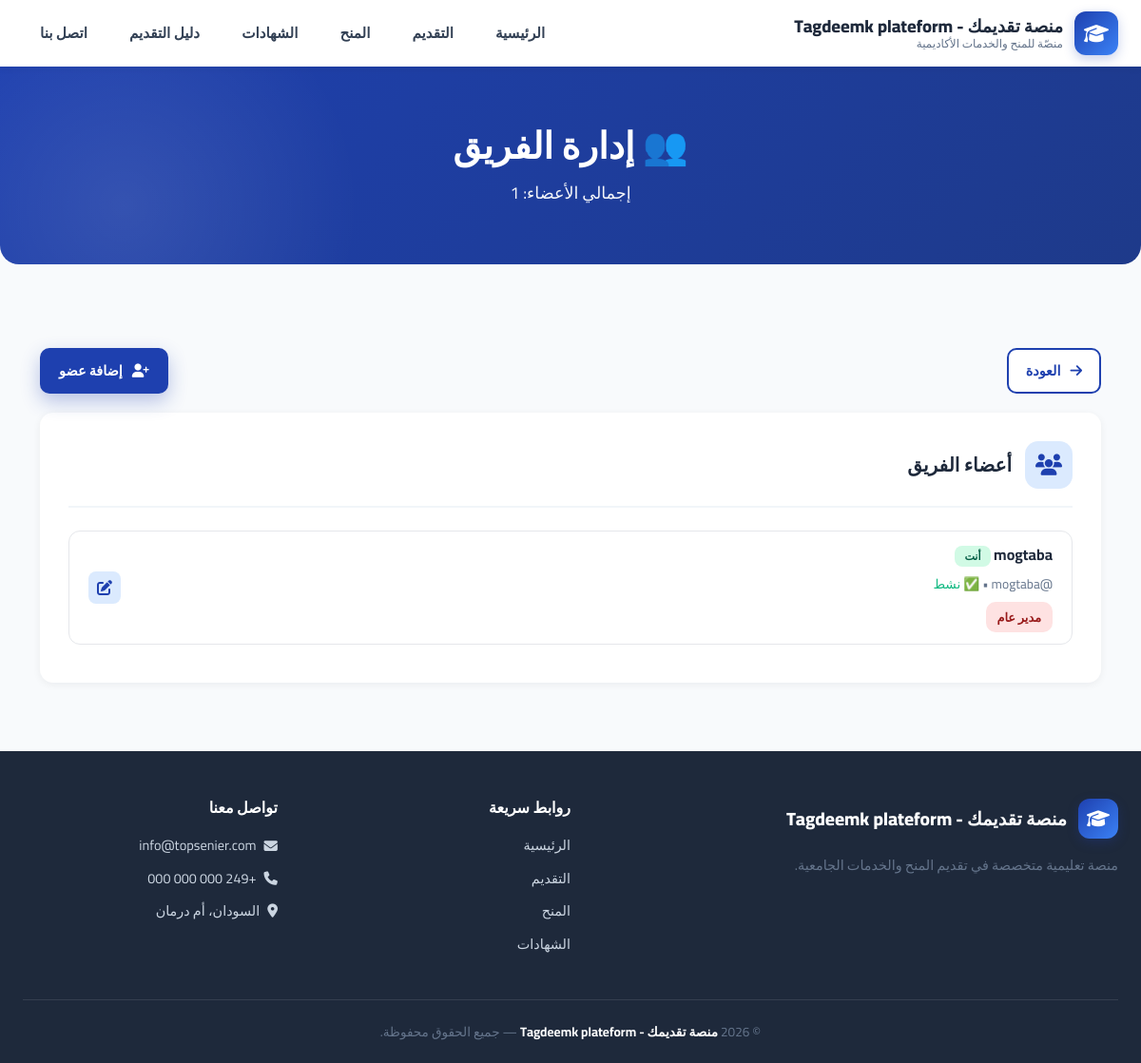
Page /panel/team/ (signed in) on the committed database.
### apps/config_app/models.py (models this page shows, shortened)
class SiteSettings(models.Model):
    site_name = models.CharField(
        max_length=100,
        default='توب سينير',
        verbose_name='اسم الموقع'
    )
    site_tagline = models.CharField(
        max_length=200,
        default='منصّتي للمنح والخدمات الأكاديمية',
        verbose_name='الشعار الفرعي'
    )
    hero_badge = models.CharField(
        max_length=200,
        default='🎓 منصة سودانية متكاملة للتعليم الجامعي',
        verbose_name='شعار Hero'
    )
    hero_title = models.CharField(
        max_length=300,
        default='بوابتك إلى الجامعات والمنح والتوثيق',
        verbose_name='عنوان Hero'
    )
    hero_description = models.TextField(
        default='نقدّم لك تجربة تعليمية متكاملة تجمع بين التقديم الإلكتروني، والمنح، وترتيب الرغبات، وتوثيق الشهادات.',
        verbose_name='وصف Hero'
    )
    hero_background = models.ImageField(
        upload_to='hero/%Y/%m/',
        blank=True,
        null=True,
        verbose_name='خلفية Hero',
        help_text='المقاس المثالي: 1920×1080 بكسل - حجم أقل من 1 ميجا'
    )
    hero_overlay_opacity = models.FloatField(
        default=0.6,
        verbose_name='شفافية الطبقة الداكنة',
        help_text='من 0 (بدون طبقة) إلى 1 (طبقة معتمة تماماً)'
    )
    hero_btn1_text = models.CharField(
        max_length=50,
        default='رتّب رغباتك',
        verbose_name='نص الزر الأول',
        blank=True,
    )
    hero_btn1_icon = models.CharField(
        max_length=50,
        default='fa-list-ol',
        verbose_name='أيقونة الزر الأول',
        blank=True,
        help_text='مثال: fa-list-ol',
    )
    hero_btn2_text = models.CharField(
        max_length=50,
        default='قدّم الآن',
        verbose_name='نص الزر الثاني',
        blank=True,
    )
    hero_btn2_icon = models.CharField(
        max_length=50,
        default='fa-paper-plane',
        verbose_name='أيقونة الزر الثاني',
        blank=True,
    )
    contact_phone = models.CharField(
        max_length=50,
        default='+249 000 000 000',
        verbose_name='رقم الهاتف'
    )
    contact_email = models.EmailField(
        default='info@topsenier.com',
        verbose_name='البريد الإلكتروني'
    )
    contact_address = models.CharField(
        max_length=200,
        default='السودان، أم درمان',
        verbose_name='العنوان'
    )
    whatsapp_number = models.CharField(
        max_length=50,
        default='+249000000000',
        verbose_name='رقم الواتساب'
    )
    facebook_url = models.URLField(
        blank=True,
        null=True,
        verbose_name='رابط فيسبوك'
    )
    linkedin_url = models.URLField(
        blank=True,
        null=True,
        verbose_name='رابط لينكدإن'
    )
    about_us = models.TextField(
        default='منصة سودانية متكاملة تهدف إلى تسهيل رحلة الطالب الأكاديمية من التقديم للجامعات حتى استخراج الشهادات.',
        verbose_name='من نحن',
    )
    facebook_page = models.URLField(
        blank=True, null=True,
        verbose_name='صفحة فيسبوك',
    )
    facebook_group = models.URLField(
        blank=True, null=True,
        verbose_name='مجموعة فيسبوك',
    )
    telegram_channel = models.URLField(
        blank=True, null=True,
        verbose_name='قناة تيليجرام',
    )
    telegram_group = models.URLField(
        blank=True, null=True,
        verbose_name='مجموعة تيليجرام',
    )
    instagram_url = models.URLField(
        blank=True, null=True,
        verbose_name='إنستغرام',
    )
    youtube_url = models.URLField(
        blank=True, null=True,
        verbose_name='يوتيوب',
    )
    tiktok_url = models.URLField(
        blank=True, null=True,
        verbose_name='تيك توك',
    )
    twitter_url = models.URLField(
        blank=True, null=True,
        verbose_name='X (تويتر)',
    )
    developer_name = models.CharField(
        max_length=100,
        default='',
        blank=True,
        verbose_name='اسم المطور',
    )
    developer_description = models.TextField(
        default='',
        blank=True,
        verbose_name='وصف المطور',
    )
    developer_email = models.EmailField(
        default='',
        blank=True,
        verbose_name='بريد المطور',
    )
    developer_whatsapp = models.CharField(
        max_length=50,
        default='',
        blank=True,
        verbose_name='واتساب المطور',
    )
    developer_github = models.URLField(
        default='',
        blank=True,
        verbose_name='GitHub المطور',
    )
    developer_website = models.URLField(
        default='',
        blank=True,
        verbose_name='موقع المطور',
    )
    is_active = models.BooleanField(
        default=True,
        verbose_name='نشط'
    )
    updated_at = models.DateTimeField(
        auto_now=True,
        verbose_name='آخر تحديث'
    )
    class Meta:
        verbose_name = 'إعدادات الموقع'
        verbose_name_plural = 'إعدادات الموقع'
    @classmethod
    def get_settings(cls):
        settings, created = cls.objects.get_or_create(pk=1)
        return settings

### apps/accounts/models.py (models this page shows, shortened)
class UserProfile(models.Model):
    ROLE_CHOICES = [
        ('super_admin', 'مدير عام'),
        ('team_lead', 'قائد فريق'),
        ('staff', 'موظف'),
    ]
    user = models.OneToOneField(
        User,
        on_delete=models.CASCADE,
        related_name='profile',
        verbose_name='المستخدم',
    )
    role = models.CharField(
        max_length=20,
        choices=ROLE_CHOICES,
        default='staff',
        verbose_name='الدور',
    )
    sections = models.ManyToManyField(
        Section,
        blank=True,
        related_name='users',
        verbose_name='الأقسام المصرح بها',
        help_text='الأقسام التي يمكن لهذا المستخدم الوصول إليها',
    )
    phone = models.CharField(
        max_length=20,
        blank=True,
        verbose_name='رقم الهاتف',
    )
    job_title = models.CharField(
        max_length=100,
        blank=True,
        verbose_name='المسمى الوظيفي',
    )
    is_active = models.BooleanField(
        default=True,
        verbose_name='نشط',
    )
    created_at = models.DateTimeField(
        auto_now_add=True,
        verbose_name='تاريخ الإنشاء',
    )
    class Meta:
        verbose_name = 'ملف مستخدم'
        verbose_name_plural = 'ملفات المستخدمين'
    @property
    def is_super_admin(self):
        return self.role == 'super_admin' or self.user.is_superuser
    def has_section_access(self, section_slug):
        if self.is_super_admin:
            return True
        return self.sections.filter(slug=section_slug, is_active=True).exists()

### apps/panel/views.py (the view)
# urls.py: path('team/', views.team, name='team'),
@super_admin_required
def team(request):
    from apps.accounts.models import Section, UserProfile
    users = User.objects.all().order_by('-date_joined')
    sections = Section.objects.filter(is_active=True)
    context = {
        'users': users,
        'sections': sections,
        'page_title': 'إدارة الفريق',
    }
    return render(request, 'panel/team.html', context)

### templates/panel/team.html (shortened to what this page needs)
{% extends 'base.html' %}
{% load static %}
{% block content %}
<link rel="stylesheet" href="{% static 'css/style.css' %}">
<link rel="stylesheet" href="{% static 'css/panel.css' %}">
<div class="page-hero">
    <h1>👥 إدارة الفريق</h1>
    <p>إجمالي الأعضاء: {{ users.count }}</p>
</div>
<div class="container py-5">
    <div class="panel-toolbar">
        <a href="{% url 'panel:dashboard' %}" class="btn-outline btn-sm">
            <i class="fa-solid fa-arrow-right"></i> العودة
        </a>
        <button class="btn-primary btn-sm" onclick="openAddModal()">
            <i class="fa-solid fa-user-plus"></i> إضافة عضو
        </button>
    </div>
    <div class="info-card">
        <div class="info-card-header">
            <i class="fa-solid fa-users"></i>
            <h3>أعضاء الفريق</h3>
        </div>
        {% for u in users %}
        <div class="team-member">
            <div class="member-info">
                <h6>
                    {{ u.get_full_name|default:u.username }}
                    {% if u == request.user %}
                        <span class="status-badge status-accepted" style="font-size:0.7rem;">أنت</span>
                    {% endif %}
                </h6>
                <small>
                    @{{ u.username }}
                    •
                    {% if u.profile.is_active %}
                        <span style="color:#10b981;">✅ نشط</span>
                    {% else %}
                        <span style="color:#ef4444;">❌ معطّل</span>
                    {% endif %}
                </small>
                <div style="margin-top:8px;">
                    <span class="role-badge role-{{ u.profile.role }}">
                        {{ u.profile.get_role_display }}
                    </span>
                </div>
            </div>
            <div>
                <button class="action-btn btn-view" onclick="openEditModal({{ u.pk }})"
                        title="تعديل" style="background:#dbeafe; color:#1e40af;">
                    <i class="fa-solid fa-edit"></i>
                </button>
            </div>
        </div>
        {% endfor %}
    </div>
</div>
{% endblock %}

### templates/partials/header.html (shortened to what this page needs)
<header class="header">
    <div class="header-container">
        <div class="logo" onclick="window.location.href='{% url 'home:index' %}'">
            <div class="logo-icon"><i class="fa-solid fa-graduation-cap"></i></div>
            <div class="logo-text">
                <span class="brand">{{ SITE_NAME }}</span>
                <span class="tagline">{{ SITE_TAGLINE }}</span>
            </div>
        </div>
        <nav class="nav-menu" id="navMenu">
            <a class="nav-link {% if request.resolver_match.app_name == 'home' %}active{% endif %}"
               href="{% url 'home:index' %}">الرئيسية</a>
            <a class="nav-link {% if request.resolver_match.app_name == 'admission' %}active{% endif %}"
               href="{% url 'admission:index' %}">التقديم</a>
            <a class="nav-link {% if request.resolver_match.app_name == 'scholarships' %}active{% endif %}"
               href="{% url 'scholarships:index' %}">المنح</a>
            <a class="nav-link {% if request.resolver_match.app_name == 'certificates' %}active{% endif %}"
               href="{% url 'certificates:index' %}">الشهادات</a>
            <a class="nav-link {% if request.resolver_match.app_name == 'guide' %}active{% endif %}"
               href="{% url 'guide:index' %}">دليل التقديم</a>
            <a class="nav-link {% if request.resolver_match.app_name == 'contact' %}active{% endif %}"
               href="{% url 'contact:index' %}">اتصل بنا</a>
        </nav>
    </div>
</header>

### templates/partials/footer.html
<footer class="footer">
    <div class="footer-grid">
        <div class="footer-about">
            <div class="footer-brand">
                <div class="logo-icon"><i class="fa-solid fa-graduation-cap"></i></div>
                <span class="brand">{{ SITE_NAME }}</span>
            </div>
            <p>منصة تعليمية متخصصة في تقديم المنح والخدمات الجامعية.</p>
        </div>
        <div class="footer-col">
            <h4>روابط سريعة</h4>
            <ul>
                <li><a href="{% url 'home:index' %}">الرئيسية</a></li>
                <li><a href="{% url 'admission:index' %}">التقديم</a></li>
                <li><a href="{% url 'scholarships:index' %}">المنح</a></li>
                <li><a href="{% url 'certificates:index' %}">الشهادات</a></li>
            </ul>
        </div>
        <div class="footer-col">
            <h4>تواصل معنا</h4>
            <ul>
                <li><a><i class="fa-solid fa-envelope"></i> {{ SITE_EMAIL }}</a></li>
                <li><a><i class="fa-solid fa-phone"></i> {{ SITE_PHONE }}</a></li>
                <li><a><i class="fa-solid fa-location-dot"></i> {{ SITE_ADDRESS }}</a></li>
            </ul>
        </div>
    </div>
    <div class="footer-bottom">
        © 2026 <strong>{{ SITE_NAME }}</strong> — جميع الحقوق محفوظة.
    </div>
</footer>

### static/css/panel.css (style rules this page uses)
.panel-toolbar { display: flex; justify-content: space-between; align-items: center; flex-wrap: wrap; gap: 15px; margin-bottom: 20px; }
.btn-sm { padding: 10px 18px !important; font-size: 0.9rem !important; }
.status-badge, .stream-badge, .type-badge { display: inline-block; padding: 4px 10px; border-radius: 8px; font-size: 0.75rem; font-weight: 700; white-space: nowrap; }
.status-accepted { background: #d1fae5; color: #065f46; }
.action-btn { display: inline-flex; align-items: center; justify-content: center; width: 34px; height: 34px; border-radius: 8px; text-decoration: none; transition: all 0.2s; border: none; cursor: pointer; }
.btn-view { background: #dbeafe; color: #1e40af; }
.team-member { display: flex; justify-content: space-between; align-items: center; padding: 15px 20px; background: white; border: 1px solid #e5e7eb; border-radius: 12px; margin-bottom: 10px; }
.team-member .member-info { flex: 1; }
.team-member .member-info h6 { margin: 0 0 4px 0; font-size: 1rem; font-weight: 700; color: #1e293b; }
.team-member .member-info small { color: #64748b; font-size: 0.85rem; }
.role-badge { padding: 4px 12px; border-radius: 10px; font-size: 0.8rem; font-weight: 700; }
.role-super_admin { background: #fee2e2; color: #991b1b; }

### rows in the picture
SiteSettings: site_name "منصة تقديمك - Tagdeemk plateform", site_tagline "منصّة للمنح والخدمات الأكاديمية", contact_email "info@topsenier.com", contact_phone "+249 000 000 000", contact_address "السودان، أم درمان"

### other values in the picture
{{ users.count }} "1"
{{ u.get_full_name|default:u.username }} "mogtaba"
{{ u.profile.get_role_display }} "مدير عام"
